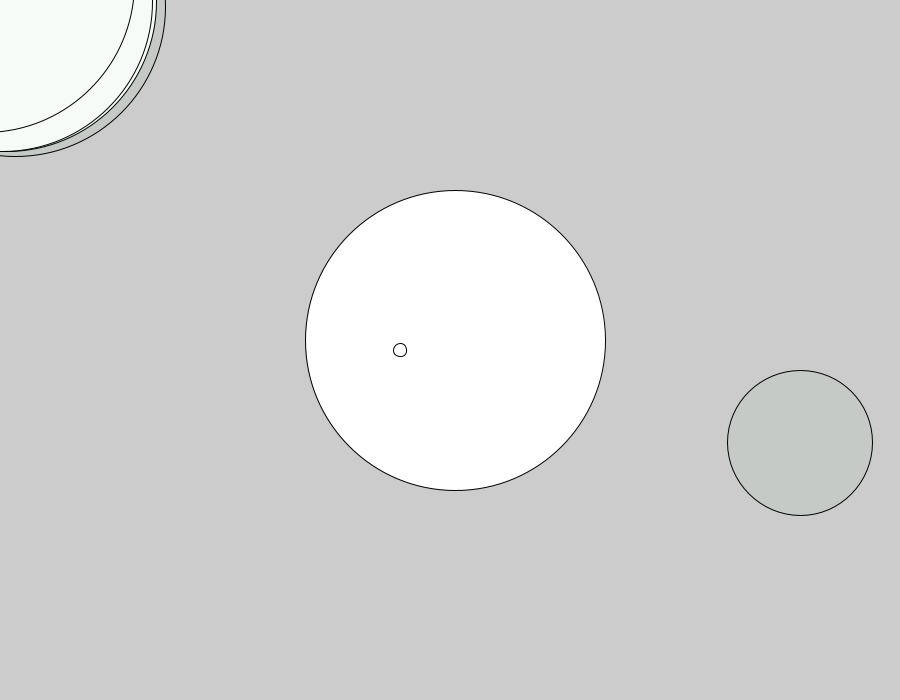
Frame 1 (no input)
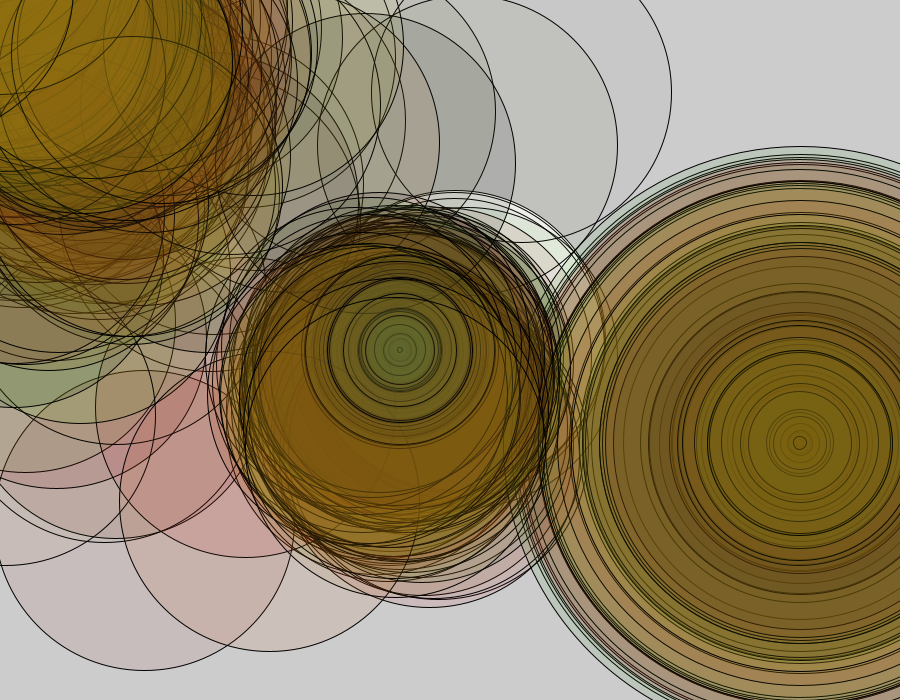
Frame 60 (the mouse pressed at the canvas centre just before this capture)
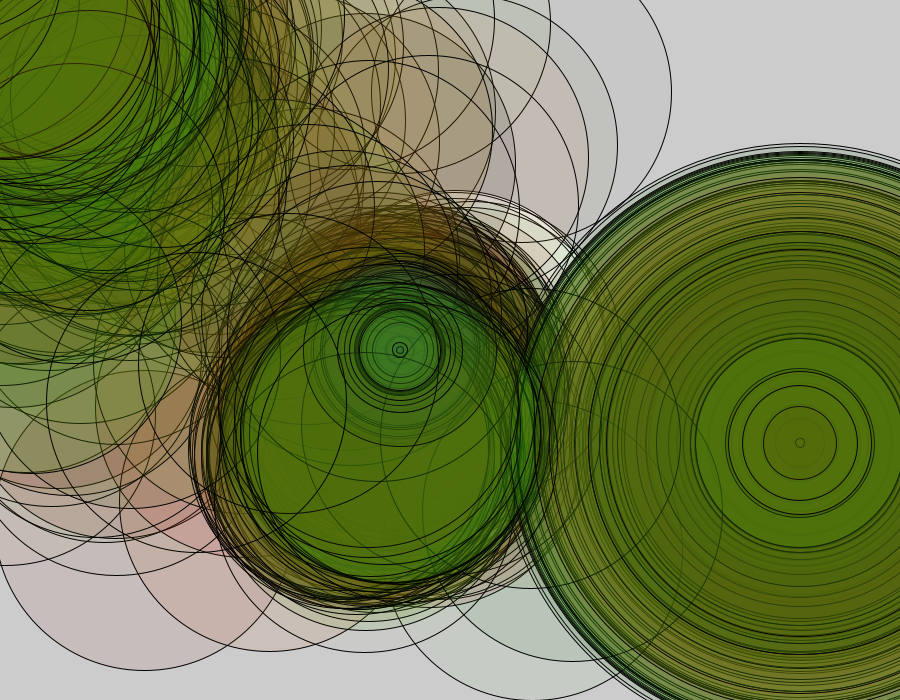
Frame 120 (the mouse held since frame 60 and released just before this capture)

The Processing sketch that drew these frames (run headless with seeded random() and noise(); from frame 60 on, the mouse is pressed at the canvas centre):

// Processing sketch: processing_25251
// ── processing_25251.pde

float speed = 20;
int diameter = 300;
float x;
float y;
float rj;
float sp;
float mg;
float gm;

void setup() {
  size(900,700);
  smooth();
  x = width/2;
  y = height/2;
}


void draw() {
  
  x += random(-speed,speed);
  y += random(-speed,speed);
  
  rj += random(-speed,speed);
  sp += random(-speed,speed);
  mg += random(-speed,speed);
  gm += random(-speed,speed);
  
  

  ellipse(x,y,diameter,diameter);
 
  rj += random(-speed,speed);
  rj += random(-speed,speed);
  ellipse(random(rj),random(rj),diameter,diameter);
 
  sp += random(-speed,speed);
  sp += random(-speed,speed);
  ellipse(random(sp),random(sp),diameter,diameter);
  


 mg += random(-speed,speed);
  mg += random(-speed,speed);
  ellipse(random(mg),random(mg),diameter,diameter);
 
 gm += random(-speed,speed);
  gm += random(-speed,speed);
  ellipse(random(gm),random(gm),diameter,diameter); 
 

 
  
  rj = random(200);
  fill(0,random(255),random(250),random(12));
  ellipse(400,350,rj,rj);

  sp = random(600);
  fill(random(242),random(181),random(24),random(32));
  ellipse(800,443,sp,sp);
  
   rj += random(-speed,speed);
  rj += random(-speed,speed);
  ellipse(random(rj),random(rj),diameter,diameter);
 
   
}


                
                
